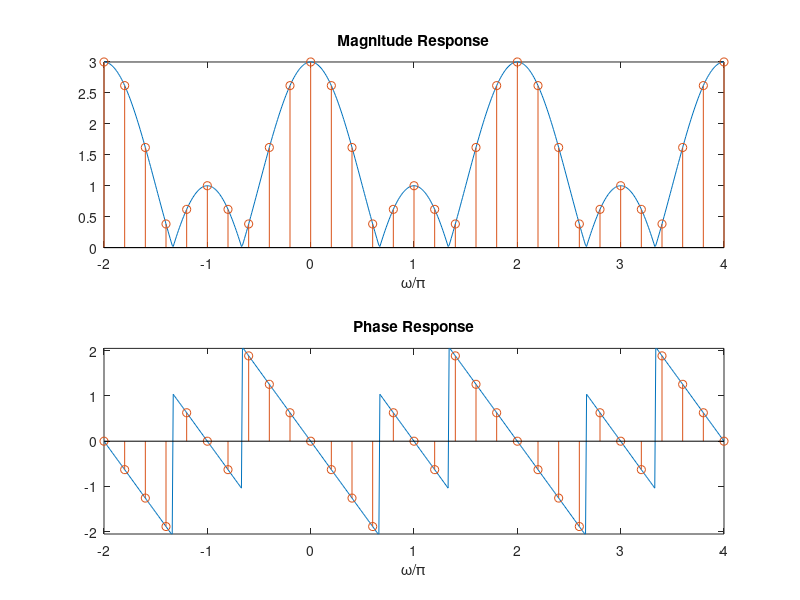

Here is the MATLAB script that generated this plot:
N=10;                            %N=5;
x=[1 1 1 0 0];              
k=-N:2*N;                       %plot for 3 periods
Xm=abs(1+2.*cos(2*pi.*k/N));    %magnitude computation
Xa=angle(exp(-2*j*pi.*k/N).*(1+2.*cos(2*pi.*k/N)));
                                %phase computation
w=-2*pi:0.01*pi:4*pi;           %separation frequency point separation is 0.01pi
dtft = exp(-j.*w).*(1+2*cos(w));%define DTFT function
subplot(2,1,1)
Mag = abs(dtft);                %compute magnitude                     
plot(w./pi,Mag);                %plot magnitude
hold
stem(2*k/N,Xm);
title('Magnitude Response');
xlabel('\omega/\pi');           %x-axis is from 0 to 2
hold
subplot(2,1,2)
Pha = angle(dtft);              %compute phase
plot(w./pi,Pha);                %plot phase
hold
stem(2*k/N,Xa);
title('Phase Response');	  
xlabel('\omega/\pi');
axis([-2 4 -2.05 2.05])
hold